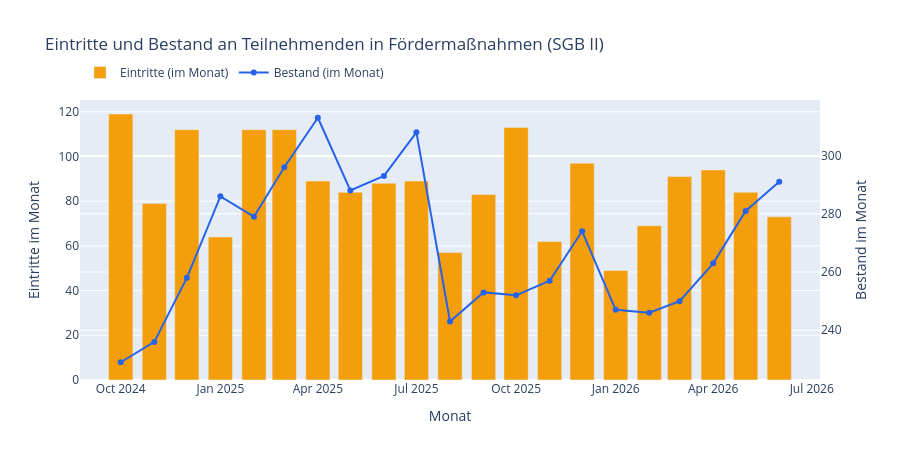

The notebook cell saved with this chart:
### Markdown cell above
## 2. Eintritte und Bestand an Fördermaßnahmen im Zeitverlauf

### Code cell
fig = go.Figure()
fig.add_trace(go.Bar(
    x=foerderung.index.to_timestamp(), y=foerderung["Eintritte (Summe)"], name="Eintritte (im Monat)",
    marker_color="#f59e0b", yaxis="y1",
))
fig.add_trace(go.Scatter(
    x=foerderung.index.to_timestamp(), y=foerderung["Bestand (Summe)"], name="Bestand (im Monat)",
    mode="lines+markers", line=dict(color="#2563eb"), marker=dict(size=6), yaxis="y2",
))
fig.update_layout(
    title="Eintritte und Bestand an Teilnehmenden in Fördermaßnahmen (SGB II)",
    yaxis=dict(title="Eintritte im Monat"),
    yaxis2=dict(title="Bestand im Monat", overlaying="y", side="right"),
    xaxis_title="Monat",
    hovermode="x unified",
    legend=dict(orientation="h", y=1.15),
    height=460,
)
export_abbildung(fig, "abb22_eintritte_bestand.png", 1000, 480)
fig

### Figure 1 — Plotly figure (JSON) as saved in the notebook; plotly's stock layout.template omitted (floating-point values rounded to 4 significant figures)
{"data": [{"marker": {"color": "#f59e0b"}, "name": "Eintritte (im Monat)", "type": "bar", "x": ["2024-10-01T00:00:00", "2024-11-01T00:00:00", "2024-12-01T00:00:00", "2025-01-01T00:00:00", "2025-02-01T00:00:00", "2025-03-01T00:00:00", "2025-04-01T00:00:00", "2025-05-01T00:00:00", "2025-06-01T00:00:00", "2025-07-01T00:00:00", "2025-08-01T00:00:00", "2025-09-01T00:00:00", "2025-10-01T00:00:00", "2025-11-01T00:00:00", "2025-12-01T00:00:00", "2026-01-01T00:00:00", "2026-02-01T00:00:00", "2026-03-01T00:00:00", "2026-04-01T00:00:00", "2026-05-01T00:00:00", "2026-06-01T00:00:00"], "y": [119, 79, 112, 64, 112, 112, 89, 84, 88, 89, 57, 83, 113, 62, 97, 49, 69, 91, 94, 84, 73], "yaxis": "y"}, {"line": {"color": "#2563eb"}, "marker": {"size": 6}, "mode": "lines+markers", "name": "Bestand (im Monat)", "type": "scatter", "x": ["2024-10-01T00:00:00", "2024-11-01T00:00:00", "2024-12-01T00:00:00", "2025-01-01T00:00:00", "2025-02-01T00:00:00", "2025-03-01T00:00:00", "2025-04-01T00:00:00", "2025-05-01T00:00:00", "2025-06-01T00:00:00", "2025-07-01T00:00:00", "2025-08-01T00:00:00", "2025-09-01T00:00:00", "2025-10-01T00:00:00", "2025-11-01T00:00:00", "2025-12-01T00:00:00", "2026-01-01T00:00:00", "2026-02-01T00:00:00", "2026-03-01T00:00:00", "2026-04-01T00:00:00", "2026-05-01T00:00:00", "2026-06-01T00:00:00"], "y": [229, 236, 258, 286, 279, 296, 313, 288, 293, 308, 243, 253, 252, 257, 274, 247, 246, 250, 263, 281, 291], "yaxis": "y2"}], "layout": {"height": 460, "hovermode": "x unified", "legend": {"orientation": "h", "y": 1.15}, "title": {"text": "Eintritte und Bestand an Teilnehmenden in Fördermaßnahmen (SGB II)"}, "xaxis": {"title": {"text": "Monat"}}, "yaxis": {"title": {"text": "Eintritte im Monat"}}, "yaxis2": {"overlaying": "y", "side": "right", "title": {"text": "Bestand im Monat"}}}}
